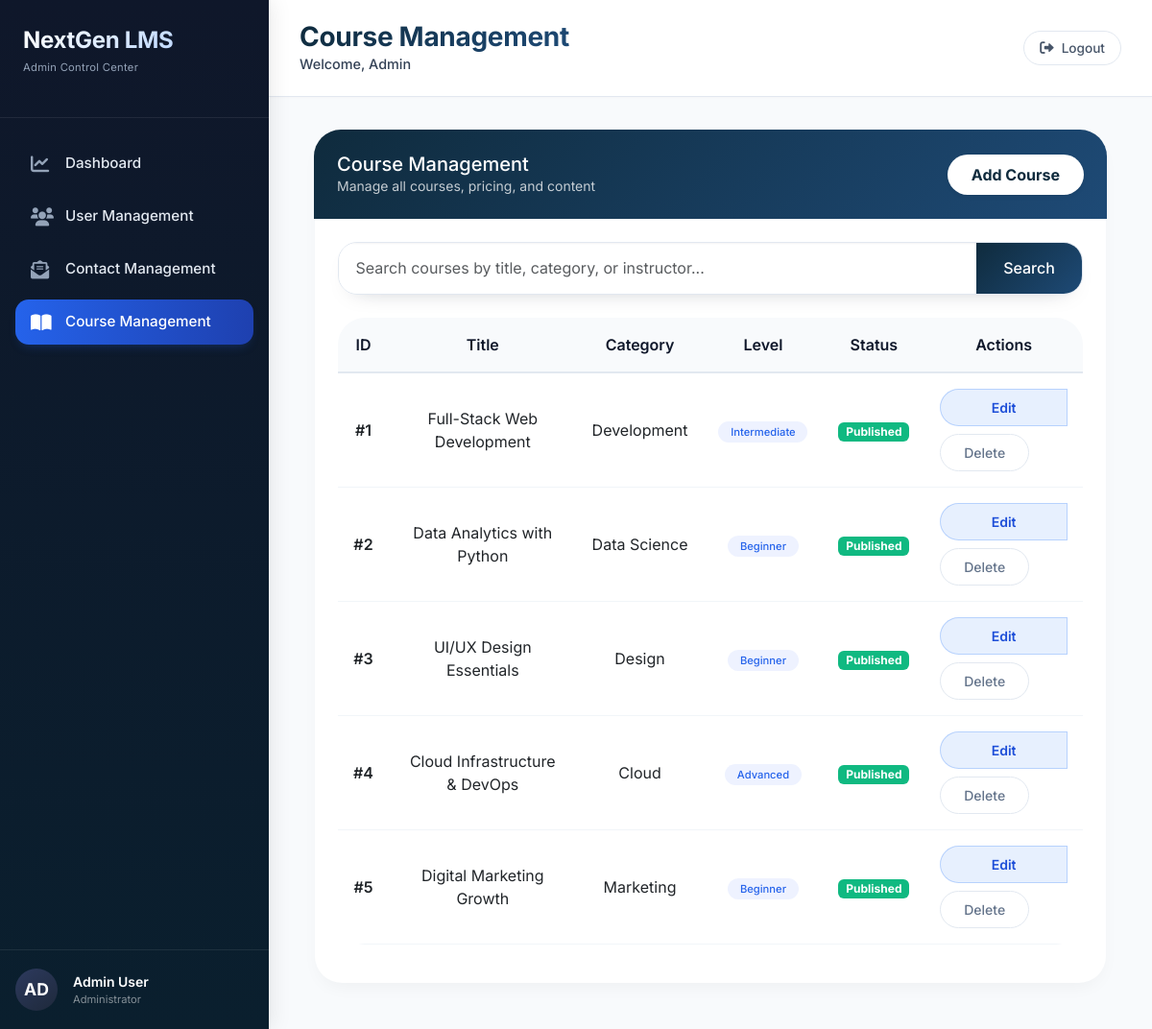
The page /admin/course-management.php (signed in) on the database its author committed.
### tables this page shows
CREATE TABLE IF NOT EXISTS users (
    id INT AUTO_INCREMENT PRIMARY KEY,
    first_name VARCHAR(50) NOT NULL,
    last_name VARCHAR(50) NOT NULL,
    email VARCHAR(100) UNIQUE NOT NULL,
    password VARCHAR(255) NOT NULL,
    phone VARCHAR(20) DEFAULT NULL,
    address TEXT DEFAULT NULL,
    date_of_birth DATE DEFAULT NULL,
    bio TEXT DEFAULT NULL,
    role ENUM('student', 'admin') DEFAULT 'student',
    is_active TINYINT DEFAULT 1,
    created_at TIMESTAMP DEFAULT CURRENT_TIMESTAMP,
    updated_at TIMESTAMP DEFAULT CURRENT_TIMESTAMP ON UPDATE CURRENT_TIMESTAMP,
    INDEX idx_email (email),
    INDEX idx_role (role)
);

CREATE TABLE IF NOT EXISTS courses (
    id INT AUTO_INCREMENT PRIMARY KEY,
    title VARCHAR(255) NOT NULL,
    description TEXT,
    category VARCHAR(100),
    duration VARCHAR(50),
    level ENUM('beginner', 'intermediate', 'advanced') DEFAULT 'beginner',
    instructor VARCHAR(100),
    image_url VARCHAR(255),
    status ENUM('draft', 'published', 'archived') DEFAULT 'draft',
    is_active TINYINT DEFAULT 1,
    created_at TIMESTAMP DEFAULT CURRENT_TIMESTAMP,
    updated_at TIMESTAMP DEFAULT CURRENT_TIMESTAMP ON UPDATE CURRENT_TIMESTAMP,
    INDEX idx_status (status),
    INDEX idx_category (category),
    INDEX idx_active (is_active)
);

### config/database.php (called while the page is built, shortened)
<?php
function getDBConnection() {
    try {
        $pdo = new PDO(
            "mysql:host=" . DB_HOST . ";dbname=" . DB_NAME . ";charset=utf8mb4",
            DB_USER,
            DB_PASS,
            [
                PDO::ATTR_ERRMODE => PDO::ERRMODE_EXCEPTION,
                PDO::ATTR_DEFAULT_FETCH_MODE => PDO::FETCH_ASSOC,
                PDO::ATTR_EMULATE_PREPARES => false
            ]
        );
        return $pdo;
    } catch (PDOException $e) {
        die("Database Connection Failed: " . $e->getMessage());
    }
}
function getUserById($id) {
    $pdo = getDBConnection();
    $columns = ['id', 'first_name', 'last_name', 'email', 'role', 'created_at'];
    $optional_columns = ['phone', 'address', 'date_of_birth', 'bio'];
    foreach ($optional_columns as $col) {
        try {
            $check = $pdo->prepare("SELECT 1 FROM INFORMATION_SCHEMA.COLUMNS WHERE TABLE_SCHEMA = DATABASE() AND TABLE_NAME = 'users' AND COLUMN_NAME = ?");
            $check->execute([$col]);
            if ($check->fetchColumn()) {
                $columns[] = $col;
            }
        } catch (Exception $e) {
        }
    }
    try {
        $sql = "SELECT " . implode(', ', $columns) . " FROM users WHERE id = ? AND is_active = 1";
        $stmt = $pdo->prepare($sql);
        $stmt->execute([$id]);
        $user = $stmt->fetch();
        if ($user) {
            foreach ($optional_columns as $col) {
                if (!isset($user[$col])) {
                    $user[$col] = null;
                }
            }
        }
        return $user;
    } catch (Exception $e) {
        error_log("getUserById error: " . $e->getMessage());
        return null;
    }
}
?>

### admin/course-management.php (the view, shortened to what this page needs)
<?php
require_once __DIR__ . '/../config/database.php';
$user = getUserById($_SESSION['user_id']);
$page = isset($_GET['page']) ? (int)$_GET['page'] : 1;
$per_page = 10;
$offset = ($page - 1) * $per_page;
try {
    $pdo = getDBConnection();
    $where_clause = "WHERE is_active = 1";
    $params = [];
    $stmt = $pdo->prepare("SELECT id, title, description, category, duration, level, instructor, status, created_at FROM courses $where_clause ORDER BY created_at DESC LIMIT ? OFFSET ?");
    $params[] = $per_page;
    $params[] = $offset;
    $stmt->execute($params);
    $courses = $stmt->fetchAll();
} catch (Exception $e) {
    error_log("Error getting courses: " . $e->getMessage());
    $courses = [];
    $total_courses = 0;
}
$current_page = 'course-management.php';
?>
<!DOCTYPE html>
<html lang="en">
<head>
    <link rel="stylesheet" href="https://cdnjs.cloudflare.com/ajax/libs/font-awesome/6.0.0-beta3/css/all.min.css">
    <link href="https://cdn.jsdelivr.net/npm/bootstrap@5.3.0-alpha1/dist/css/bootstrap.min.css" rel="stylesheet">
    <link rel="stylesheet" href="css/admin-style.css">
</head>
<body>
<?php include 'includes/sidebar.php'; ?>
            <div class="admin-card">
                <div class="admin-header d-flex justify-content-between align-items-center">
                    <div>
                        <h5 class="mb-0">Course Management</h5>
                        <p class="mb-0 small opacity-75">Manage all courses, pricing, and content</p>
                    </div>
                    <button class="btn btn-admin-primary btn-header-action rounded-pill shadow-sm" data-bs-toggle="modal" data-bs-target="#addCourseModal">
                        Add Course
                    </button>
                </div>
                <div class="card-body p-4">
                    <form method="GET" class="mb-4">
                        <div class="course-search-bar">
                            <div class="course-search-group">
                                <input type="text" name="course_search" class="form-control course-search-input" placeholder="Search courses by title, category, or instructor..." value="<?php echo htmlspecialchars($_GET['course_search'] ?? ''); ?>">
                                <button class="btn btn-admin-primary course-search-btn" type="submit">
                                    Search
                                </button>
                            </div>
                        </div>
                    </form>
                    <div class="table-responsive">
                        <table class="admin-table table">
                            <thead>
                                <tr>
                                    <th>ID</th>
                                    <th>Title</th>
                                    <th>Category</th>
                                    <th>Level</th>
                                    <th>Status</th>
                                    <th>Actions</th>
                                </tr>
                            </thead>
                            <tbody>
                                <?php foreach ($courses as $course): ?>
                                    <tr>
                                        <td class="fw-semibold">#<?php echo $course['id']; ?></td>
                                        <td><?php echo htmlspecialchars($course['title']); ?></td>
                                        <td><?php echo htmlspecialchars($course['category'] ?: 'Uncategorized'); ?></td>
                                        <td>
                                            <span class="badge-admin">
                                                <?php echo ucfirst($course['level']); ?>
                                            </span>
                                        </td>
                                        <td>
                                            <span class="badge badge-admin-<?php echo $course['status'] === 'published' ? 'success' : ($course['status'] === 'draft' ? 'warning' : 'secondary'); ?>">
                                                <?php echo ucfirst($course['status']); ?>
                                            </span>
                                        </td>
                                        <td>
                                            <div class="btn-group" role="group">
                                                <button class="btn btn-admin-secondary btn-sm btn-course-edit" data-bs-toggle="modal" data-bs-target="#editCourseModal" onclick="editCourse(<?php echo htmlspecialchars(json_encode($course)); ?>)">
                                                    Edit
                                                </button>
                                                <form method="POST" class="d-inline" onsubmit="return confirm('Delete this course permanently?')">
                                                    <button type="submit" name="delete_course" class="btn btn-admin-secondary btn-sm">
                                                        Delete
                                                    </button>
                                                </form>
                                            </div>
                                        </td>
                                    </tr>
                                <?php endforeach; ?>
                            </tbody>
                        </table>
                    </div>
                </div>
            </div>
</div>
</div>
</body>
</html>

### admin/includes/sidebar.php (shortened to what this page needs)
<?php
$pages = [
    'admin-panel.php' => ['label' => 'Dashboard', 'icon' => 'fa-chart-line'],
    'user-management.php' => ['label' => 'User Management', 'icon' => 'fa-users'],
    'contact-management.php' => ['label' => 'Contact Management', 'icon' => 'fa-envelope-open-text'],
    'course-management.php' => ['label' => 'Course Management', 'icon' => 'fa-book-open']
];
$admin_name = trim(($user['first_name'] ?? '') . ' ' . ($user['last_name'] ?? ''));
$initials_source = trim(($user['first_name'] ?? 'A') . ($user['last_name'] ?? 'D'));
$initials = strtoupper(substr(preg_replace('/\s+/', '', $initials_source), 0, 2));
?>
<div class="d-flex admin-layout">
    <aside class="admin-sidebar d-none d-lg-flex flex-column">
        <div class="sidebar-brand">
            <h3>NextGen LMS</h3>
            <p>Admin Control Center</p>
        </div>
        <div class="sidebar-nav flex-grow-1">
            <?php foreach ($pages as $page => $meta): ?>
                <div class="nav-item-custom">
                    <a href="<?php echo $page; ?>" class="nav-link-custom <?php echo $current_page === $page ? 'active' : ''; ?>">
                        <i class="fas <?php echo $meta['icon']; ?>"></i>
                        <span><?php echo $meta['label']; ?></span>
                    </a>
                </div>
            <?php endforeach; ?>
        </div>
        <div class="sidebar-footer">
            <div class="d-flex align-items-center gap-3">
                <div class="admin-avatar">
                    <span><?php echo htmlspecialchars($initials); ?></span>
                </div>
                <div class="text-white small">
                    <div class="fw-semibold"><?php echo htmlspecialchars($admin_name); ?></div>
                    <div class="text-white-50" style="font-size: 0.7rem;">Administrator</div>
                </div>
            </div>
        </div>
    </aside>
    <div class="main-content-panel">
        <nav class="top-navbar d-flex justify-content-between align-items-center gap-3">
            <div class="d-flex align-items-center gap-3 min-w-0">
                <div class="min-w-0">
                    <h1 class="page-title mb-0">
                    </h1>
                    <div class="welcome-text text-truncate">Welcome, <?php echo htmlspecialchars($user['first_name'] ?? 'Admin'); ?></div>
                </div>
            </div>
            <form method="post" action="../user/logout.php" class="m-0">
                <button type="submit" class="logout-nav-btn" aria-label="Logout">
                    <i class="fas fa-right-from-bracket"></i>
                    <span>Logout</span>
                </button>
            </form>
        </nav>
        <div class="admin-content p-3 p-md-4 p-lg-5">

### rows shown on the page
users: initials "AD", admin_name "Admin User", first_name "Admin"
courses: id "1", title "Full-Stack Web Development", category "Development", level "Intermediate", status "Published"
courses: id "2", title "Data Analytics with Python", category "Data Science", level "Beginner", status "Published"
courses: id "3", title "UI/UX Design Essentials", category "Design", level "Beginner", status "Published"
courses: id "4", title "Cloud Infrastructure & DevOps", category "Cloud", level "Advanced", status "Published"
courses: id "5", title "Digital Marketing Growth", category "Marketing", level "Beginner", status "Published"

### other values the page prints
$meta['label'] "Dashboard"
$meta['label'] "User Management"
$meta['label'] "Contact Management"
$meta['label'] "Course Management"
